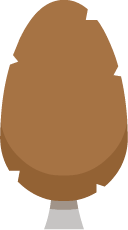
#> input picture ASSETS/background_pack/PNG/tree01.png, 128 x 230 px
$ python pack_iso.py
#> lines starting #> are read from the running program, lines starting #| are printed output that depends on the picture
"""Update 0.13 — pack the Kenney art we use into Pixi texture atlases (.webp + .json).

Run from the repo root:  py -3 game/tools/pack_iso.py
Reads ASSETS/ (raw packs, never shipped) and writes game/public/iso/<atlas>.webp + .json.
Frame names: city_072, bld_001, land_067, car_taxi_NE, car_red_sedan1_NE, farm_woodWall_S, lib_bookcaseBooks_E,
ani_dog, sky_cloud3, item_017 …

Rendered pieces (farm, library) are trimmed and halved; their frames keep the full (halved) canvas as sourceSize,
so an anchor of (0.5, 373/512) still lands on the floor diamond's top vertex.
"""
import glob
import json
import os
from PIL import Image

ROOT = os.path.dirname(os.path.dirname(os.path.dirname(os.path.abspath(__file__))))
SRC = os.path.join(ROOT, 'ASSETS')
OUT = os.path.join(ROOT, 'game', 'public', 'iso')
PAD = 2
MAX_W = 2048
DIRS = ['NE', 'NW', 'SE', 'SW']
# civilian cars are 16 numbered rotation frames; matched to the named taxi frames by silhouette
CIVIL_FRAME = {'NE': '003', 'NW': '001', 'SE': '008', 'SW': '007'}
CIVIL_COLOURS = ['Black', 'Blue', 'Green', 'Red', 'Silver']
CIVIL_MODELS = ['Sedan 1', 'Sedan 2', 'Pick-up 1', 'Truck 1']
LOSSY = {'interior', 'animals'}


def num(path):
    return os.path.basename(path).rsplit('_', 1)[-1].split('.')[0]


def stem(path):
    return os.path.basename(path)[:-4]


def files(*parts):
    return sorted(glob.glob(os.path.join(SRC, *parts)))


def collect():
    """atlas name -> (items [(frame, path)], trim, scale)"""
    cars = []
    for kind in ['Taxi', 'Police', 'Ambulance', 'Garbage']:
        for d in DIRS:
            p = os.path.join(SRC, 'vehicles', 'PNG', kind, f'{kind.lower()}_{d}.png')
            if os.path.exists(p):
                cars.append((f'car_{kind.lower()}_{d}', p))
    for colour in CIVIL_COLOURS:
        for model in CIVIL_MODELS:
            for d, n in CIVIL_FRAME.items():
                hits = files('vehicles', 'PNG', 'Civilian', colour, model, f'*_{n}.png')
                if hits:
                    tag = model.lower().replace(' ', '').replace('-', '')
                    cars.append((f'car_{colour.lower()}_{tag}_{d}', hits[0]))
    interior = [(f'farm_{stem(p)}', p) for p in files('farm', 'Isometric', '*.png')]
    interior += [(f'lib_{stem(p)}', p) for p in files('library', 'Isometric', '*.png')]
    sky = [(f'sky_{stem(p)}', p) for p in files('background_pack', 'PNG', '*.png') if stem(p).startswith(('cloud', 'sun', 'moon'))]
    return {
        'city': ([(f'city_{num(p)}', p) for p in files('tiles_city', 'PNG', '*.png')], False, 1),
        'buildings': ([(f'bld_{num(p)}', p) for p in files('buildings', 'PNG', '*.png')], False, 1),
        'land': ([(f'land_{num(p)}', p) for p in files('tiles_landscape', 'PNG', '*.png')], False, 1),
        'cars': (cars, False, 1),
        # side-view trees, bushes, rocks and flowers (by season) stand on the iso tiles
        'foliage': ([(f'fol_{num(p)}', p) for p in files('foliage pack', 'PNG', 'Default size', '*.png')], False, 1),
        # rendered farm + library pieces (walls, floors, furniture, crops) for interiors and the farm
        'interior': (interior, True, 0.5),
        'animals': ([(f'ani_{stem(p)}', p) for p in files('pets & animals', 'PNG', 'Round', '*.png')], False, 0.5),
        'sky': (sky, False, 1),
        'items': ([(f'item_{num(p)}', p) for p in files('generic_items', 'PNG', 'Colored', '*.png')], False, 1),
    }


def load(path, trim, scale):
#> called with path = 'ASSETS/background_pack/PNG/tree01.png', trim = False, scale = 1
    im = Image.open(path).convert('RGBA')
#> im is the input picture: PIL image 128x230 RGBA; mean R, G, B, A 117.8, 82.9, 50.7, 180.6
    if scale != 1:
        im = im.resize((max(1, round(im.width * scale)), max(1, round(im.height * scale))), Image.LANCZOS)
    full = im.size
#> full = (128, 230)
    box = im.getbbox() if trim else None
#> box = None
    if box:
        im = im.crop(box)
        return im, full, (box[0], box[1])
    return im, full, (0, 0)


def pack(name, items, trim, scale):
    imgs = []
    for key, path in items:
        im, full, off = load(path, trim, scale)
#> full = (128, 230); off = (0, 0)
        imgs.append((key, im, full, off))
    imgs.sort(key=lambda t: -t[1].height)
    x = y = row_h = 0
    pos = {}
    width = 0
    for key, im, _, _ in imgs:
        if x + im.width + PAD > MAX_W:
            x, y, row_h = 0, y + row_h + PAD, 0
        pos[key] = (x, y)
        x += im.width + PAD
        row_h = max(row_h, im.height)
        width = max(width, x)
#> this loop made 1 pass
#> (key, x, row_h, width) on pass 1: ('city_tree01', 130, 230, 130)
#> after the loop, pos = {'city_tree01': (0, 0)}; row_h = 230; x = 130; y = 0
    height = y + row_h
#> height = 230
    sheet = Image.new('RGBA', (width, height), (0, 0, 0, 0))
#> sheet: PIL image 130x230 RGBA; every value is 0
    frames = {}
    for key, im, full, off in imgs:
        px, py = pos[key]
        sheet.paste(im, (px, py))
        frames[key] = {
            'frame': {'x': px, 'y': py, 'w': im.width, 'h': im.height},
            'rotated': False, 'trimmed': off != (0, 0) or full != im.size,
            'spriteSourceSize': {'x': off[0], 'y': off[1], 'w': im.width, 'h': im.height},
            'sourceSize': {'w': full[0], 'h': full[1]},
        }
#> this loop made 1 pass
#> (key, full, px, py) on pass 1: ('city_tree01', (128, 230), 0, 0)
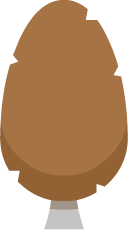
#> sheet: PIL image 130x230 RGBA; mean R, G, B, A 116, 81.7, 49.9, 177.9; transparent parts drawn white
#> after the loop, frames = 1 item
    os.makedirs(OUT, exist_ok=True)
    # flat art stays lossless; rendered (textured) art is lossy at high quality — far smaller, no visible change
    if name in LOSSY:
        sheet.save(os.path.join(OUT, f'{name}.webp'), 'WEBP', quality=88, method=6)
    else:
        sheet.save(os.path.join(OUT, f'{name}.webp'), 'WEBP', lossless=True, method=6)
    meta = {'frames': frames, 'meta': {'image': f'{name}.webp', 'format': 'RGBA8888', 'size': {'w': width, 'h': height}, 'scale': '1'}}
    with open(os.path.join(OUT, f'{name}.json'), 'w') as f:
        json.dump(meta, f, separators=(',', ':'))
    print(f'{name}: {len(imgs)} frames, {width}x{height}')
#| city: 1 frames, 130x230


def export_icons():
    """Item icons as single small files for the DOM (bag, shops): public/items/item_017.webp, 64px."""
    out = os.path.join(ROOT, 'game', 'public', 'items')
    os.makedirs(out, exist_ok=True)
    for p in files('generic_items', 'PNG', 'Colored', '*.png'):
        im = Image.open(p).convert('RGBA')
        im.thumbnail((64, 64), Image.LANCZOS)
        im.save(os.path.join(out, f'item_{num(p)}.webp'), 'WEBP', lossless=True)
    print('items: icons exported')


if __name__ == '__main__':
    for atlas, (items, trim, scale) in collect().items():
#> (the run stopped early here; a loop or call above may not have finished)
